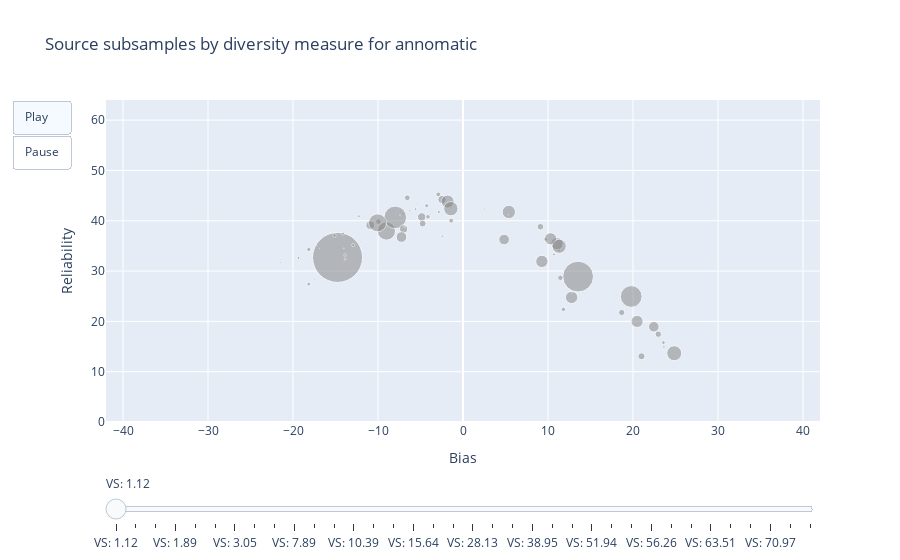
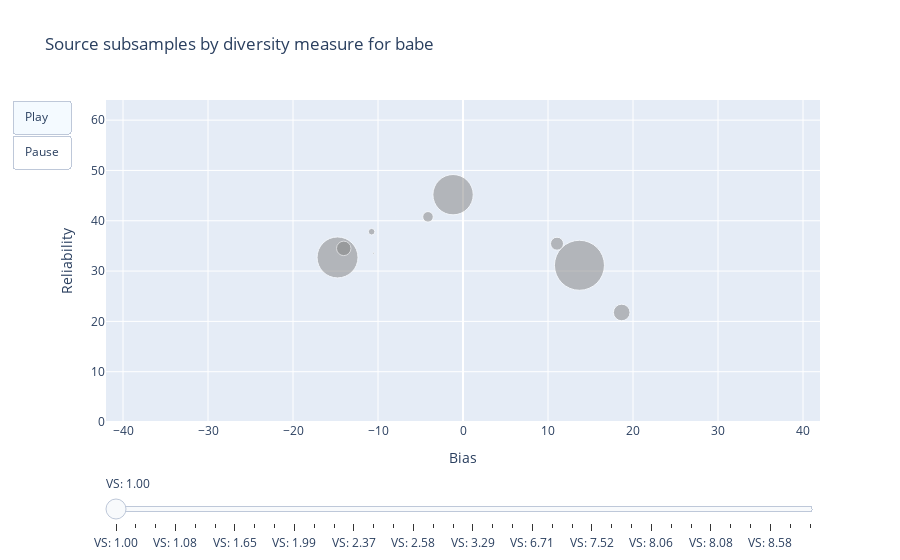
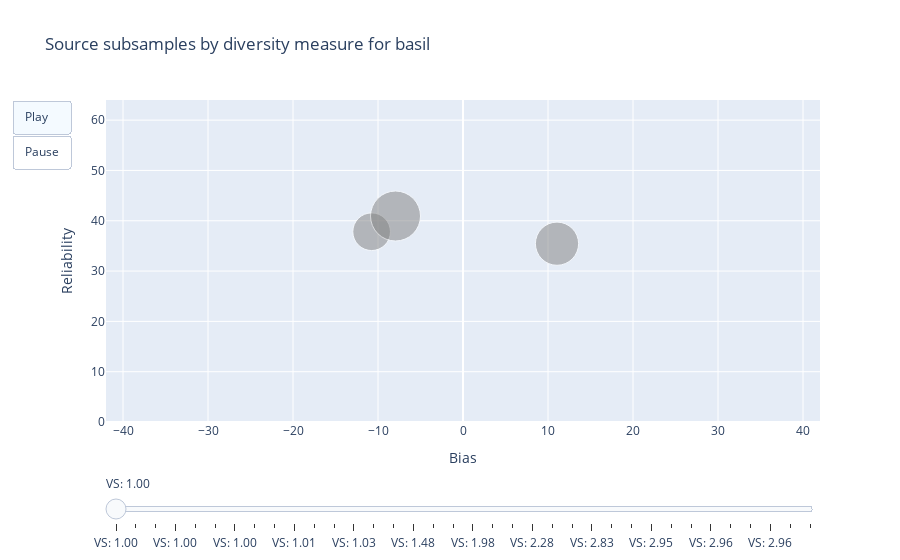

The notebook cell these images were saved under, in order:
### Code cell
datasets = {
    "annomatic": pd.read_parquet("data/enriched/annomatic_full.parquet"),
    "babe": pd.read_parquet("data/enriched/babe_full.parquet"),
    "basil": pd.read_parquet("data/enriched/basil_full.parquet")
}

for dataset_name, df in datasets.items():
    source_subsamples = load_subsamples(dataset_name, "source")  
    create_plot_for_dataset(dataset_name, df, source_subsamples)

### Figure 1 — Plotly figure (JSON) as saved in the notebook; plotly's stock layout.template omitted (floating-point values rounded to 4 significant figures)
{"data": [{"hoverinfo": "text", "hovertext": ["abc-news", "al-jazeera", "alternet", "american-greatness", "american-thinker", "atlanta-journal-constitution", "az-central", "baltimore-sun", "boing-boing", "boston-herald", "business-insider", "buzzfeed-news", "cbn", "cbs-news", "chicago-sun-times", "chicago-tribune", "christian-science-monitor", "christianity-today", "cnbc", "cnet", "cnn", "current-affairs", "daily-beast", "daily-kos", "deseret-news", "detroit-free-press", "detroit-news", "education-week", "esquire", "fair", "fiscal-times", "foreign-affairs", "fortune", "fox-business", "fox-news", "global-news", "heavy", "hotair", "huffpost", "independent-journal-review", "infowars", "jacobin", "jezebel", "judicial-watch", "just-the-news", "marketwatch", "mediaite", "military-times", "montana-free-press", "mother-jones", "msnbc", "national-catholic-register", "nature", "nbc-news", "new-republic", "new-york-daily-news", "new-york-magazine", "new-york-post", "newsbusters", "newsmax", "newsone", "nj.com", "nowthis-news", "npr", "occupy-democrats", "pbs-newshour", "pittsburgh-post-gazette", "politico", "poynter", "propublica", "quartz", "reason", "rt", "salon", "san-diego-union-tribune", "sfgate", "slate", "smerconish", "techcrunch", "teen-vogue", "the-advocate-–-baton-rouge", "the-american-conservative", "the-american-spectator", "the-atlantic", "the-christian-post", "the-conversation", "the-dispatch", "the-economist", "the-federalist", "the-gateway-pundit", "the-guardian", "the-independent", "the-intercept", "the-nation", "the-new-yorker", "the-rachel-maddow-show", "the-root", "the-verge", "the-young-turks", "time-magazine", "townhall", "truthout", "usa-today", "vanity-fair", "variety", "vice", "vogue", "voice-of-america", "vox", "washington-blade", "washington-examiner", "washington-free-beacon", "washington-monthly", "washington-post", "washington-times", "wired", "wnd", "zerohedge"], "marker": {"color": "gray", "opacity": 0.5, "size": [4.774, 2.677, 50, 10.53, 15.05, 0.5161, 1.839, 1.645, 0.3387, 3.887, 0.6935, 0.1452, 1.5, 3.113, 0.371, 0.09677, 8.323, 13.27, 13.03, 4.952, 1.935, 4.161, 0.3226, 2.242, 2.048, 1.887, 1.597, 0.09677, 3.806, 2.968, 1.645, 5.742, 2.484, 6.581, 12.24, 0.5323, 0.4516, 12.4, 1.548, 2.065, 3.661, 1.71, 0.3226, 0.5968, 2.968, 1.194, 0.371, 0.5806, 0.1935, 3.419, 1.081, 4.355, 0.03226, 1.452, 0.7258, 1.113, 5.661, 12.32, 12.11, 30.79, 0.4516, 0.5161, 0.4516, 3.903, 0.6935, 0.7581, 0.08065, 2.726, 2.242, 0.7903, 1, 10.6, 5.371, 2.113, 1.823, 0.2742, 3, 0.1452, 0.1129, 1.839, 0.5645, 1.823, 6.435, 18.24, 12.21, 8.387, 0.6452, 14.32, 6.177, 2.79, 22.61, 8.113, 3.016, 0.9516, 2.839, 0.2742, 0.3387, 6.806, 0.6935, 0.7903, 21.71, 0.6613, 4.532, 2.532, 2, 0.2581, 8.79, 0.01613, 18, 0.8548, 2.823, 1.919, 1.855, 1.677, 14.18, 10.69, 7.065, 1]}, "mode": "markers", "name": "Whole Dataset", "type": "scatter", "x": [-2.91, -7.05, -14.76, 22.45, 24.85, -3.84, -7, -4.13, -14.43, 9.68, -4.19, -5.98, 15.24, -2.84, -4.35, -4.24, -2.47, 5.39, -1.81, -1.39, -6.28, -18.14, -10.51, -17.51, 2.55, -5.43, -2.2, -3.02, -18.14, -19.36, -4.18, -6.55, -2.44, 9.11, 11.06, -4.26, -2.71, 12.78, -10.75, 12.82, 23.58, -21.47, -18.18, 23.27, 10.7, -3.88, -8.64, -0.19, -3.8, -15.12, -14.03, 11.81, -1.48, -5.79, -17.18, -8.12, -9.95, 9.28, 20.48, 13.54, -17.17, -2.88, -7.95, -4.27, -21.06, -9.07, -0.45, -5.58, -7.32, -6.77, -4.77, 4.84, 11.46, -13.86, -1.76, -1.26, -12.93, 1.61, -0.4, -15.5, -4, 14.44, 22.97, -9.01, 10.31, -4.86, 5.33, -1.43, 18.67, 23.64, -7.97, -6.99, -14.1, -19.23, -12.25, -17.67, -18.51, -4.75, -24.96, -7.42, 19.79, -16.87, -4.12, -13.87, -3.85, -9.39, -10.91, -3.24, -10.05, -7.49, 11.3, 14.45, -12.08, -6.85, 11.31, -7.24, 21, 16.08], "y": [45.25, 41.34, 32.71, 18.93, 13.67, 44.83, 42.22, 44.41, 19.23, 36.31, 40.58, 39.98, 34.17, 41.76, 45.44, 44.67, 44.22, 41.75, 43.82, 40.02, 42.06, 34.3, 33.54, 28.4, 42.29, 43.46, 45.92, 43.11, 27.41, 32.6, 43.33, 44.56, 36.93, 38.81, 35.44, 44.54, 43.64, 24.77, 37.82, 25.81, 15.78, 31.69, 29.2, 23.64, 33.31, 40.93, 37.25, 46.49, 46.33, 37.08, 34.51, 22.39, 46.33, 43.21, 29.53, 40.47, 39.84, 31.92, 19.99, 28.9, 35.06, 43.92, 41.47, 42.99, 25.3, 43.07, 47.59, 42.32, 41.75, 47.17, 43.87, 36.26, 28.66, 32.38, 45.68, 43.52, 35.17, 35.9, 45.28, 37.79, 45.85, 31.63, 17.46, 37.96, 36.41, 40.75, 41.19, 42.4, 21.77, 14.91, 40.67, 38.37, 37.46, 31.32, 40.91, 36.71, 26.43, 39.43, 25.16, 41.12, 24.95, 34.51, 40.78, 33.19, 41.29, 38.96, 39.13, 46.29, 39.59, 42.71, 34.07, 23.47, 35.78, 38.8, 34.92, 36.77, 13.06, 20.78]}], "layout": {"sliders": [{"active": 0, "pad": {"t": 50}, "steps": [{"args": [["alpha_0_001_idx_1"], {"frame": {"duration": 500, "redraw": true}, "mode": "immediate"}], "label": "VS: 1.12", "method": "animate"}, {"args": [["alpha_0_001_idx_3"], {"frame": {"duration": 500, "redraw": true}, "mode": "immediate"}], "label": "VS: 1.18", "method": "animate"}, {"args": [["alpha_0_001_idx_2"], {"frame": {"duration": 500, "redraw": true}, "mode": "immediate"}], "label": "VS: 1.18", "method": "animate"}, {"args": [["alpha_0_005_idx_1"], {"frame": {"duration": 500, "redraw": true}, "mode": "immediate"}], "label": "VS: 1.89", "method": "animate"}, {"args": [["alpha_0_005_idx_2"], {"frame": {"duration": 500, "redraw": true}, "mode": "immediate"}], "label": "VS: 2.04", "method": "animate"}, {"args": [["alpha_0_01_idx_3"], {"frame": {"duration": 500, "redraw": true}, "mode": "immediate"}], "label": "VS: 3.00", "method": "animate"}, {"args": [["alpha_0_005_idx_3"], {"frame": {"duration": 500, "redraw": true}, "mode": "immediate"}], "label": "VS: 3.05", "method": "animate"}, {"args": [["alpha_0_01_idx_1"], {"frame": {"duration": 500, "redraw": true}, "mode": "immediate"}], "label": "VS: 3.72", "method": "animate"}, {"args": [["alpha_0_01_idx_2"], {"frame": {"duration": 500, "redraw": true}, "mode": "immediate"}], "label": "VS: 4.90", "method": "animate"}, {"args": [["alpha_0_08_idx_1"], {"frame": {"duration": 500, "redraw": true}, "mode": "immediate"}], "label": "VS: 7.89", "method": "animate"}, {"args": [["alpha_0_05_idx_1"], {"frame": {"duration": 500, "redraw": true}, "mode": "immediate"}], "label": "VS: 9.54", "method": "animate"}, {"args": [["alpha_0_05_idx_2"], {"frame": {"duration": 500, "redraw": true}, "mode": "immediate"}], "label": "VS: 9.66", "method": "animate"}, {"args": [["alpha_0_05_idx_3"], {"frame": {"duration": 500, "redraw": true}, "mode": "immediate"}], "label": "VS: 10.39", "method": "animate"}, {"args": [["alpha_0_08_idx_3"], {"frame": {"duration": 500, "redraw": true}, "mode": "immediate"}], "label": "VS: 12.79", "method": "animate"}, {"args": [["alpha_0_1_idx_3"], {"frame": {"duration": 500, "redraw": true}, "mode": "immediate"}], "label": "VS: 15.42", "method": "animate"}, {"args": [["alpha_0_1_idx_1"], {"frame": {"duration": 500, "redraw": true}, "mode": "immediate"}], "label": "VS: 15.64", "method": "animate"}, {"args": [["alpha_0_1_idx_2"], {"frame": {"duration": 500, "redraw": true}, "mode": "immediate"}], "label": "VS: 18.00", "method": "animate"}, {"args": [["alpha_0_08_idx_2"], {"frame": {"duration": 500, "redraw": true}, "mode": "immediate"}], "label": "VS: 18.11", "method": "animate"}, {"args": [["alpha_0_5_idx_2"], {"frame": {"duration": 500, "redraw": true}, "mode": "immediate"}], "label": "VS: 28.13", "method": "animate"}, {"args": [["alpha_0_5_idx_3"], {"frame": {"duration": 500, "redraw": true}, "mode": "immediate"}], "label": "VS: 32.69", "method": "animate"}, {"args": [["alpha_0_5_idx_1"], {"frame": {"duration": 500, "redraw": true}, "mode": "immediate"}], "label": "VS: 33.09", "method": "animate"}, {"args": [["alpha_1_idx_3"], {"frame": {"duration": 500, "redraw": true}, "mode": "immediate"}], "label": "VS: 38.95", "method": "animate"}, {"args": [["alpha_1_idx_2"], {"frame": {"duration": 500, "redraw": true}, "mode": "immediate"}], "label": "VS: 40.64", "method": "animate"}, {"args": [["alpha_1_idx_1"], {"frame": {"duration": 500, "redraw": true}, "mode": "immediate"}], "label": "VS: 42.22", "method": "animate"}, {"args": [["alpha_10_idx_1"], {"frame": {"duration": 500, "redraw": true}, "mode": "immediate"}], "label": "VS: 51.94", "method": "animate"}, {"args": [["alpha_10_idx_3"], {"frame": {"duration": 500, "redraw": true}, "mode": "immediate"}], "label": "VS: 53.64", "method": "animate"}, {"args": [["alpha_10_idx_2"], {"frame": {"duration": 500, "redraw": true}, "mode": "immediate"}], "label": "VS: 54.16", "method": "animate"}, {"args": [["alpha_100_idx_1"], {"frame": {"duration": 500, "redraw": true}, "mode": "immediate"}], "label": "VS: 56.26", "method": "animate"}, {"args": [["alpha_100_idx_3"], {"frame": {"duration": 500, "redraw": true}, "mode": "immediate"}], "label": "VS: 57.91", "method": "animate"}, {"args": [["alpha_100_idx_2"], {"frame": {"duration": 500, "redraw": true}, "mode": "immediate"}], "label": "VS: 58.32", "method": "animate"}, {"args": [["alpha_1000_idx_2"], {"frame": {"duration": 500, "redraw": true}, "mode": "immediate"}], "label": "VS: 63.51", "method": "animate"}, {"args": [["alpha_1000_idx_3"], {"frame": {"duration": 500, "redraw": true}, "mode": "immediate"}], "label": "VS: 63.91", "method": "animate"}, {"args": [["alpha_1000_idx_1"], {"frame": {"duration": 500, "redraw": true}, "mode": "immediate"}], "label": "VS: 64.27", "method": "animate"}, {"args": [["alpha_inf_idx_1"], {"frame": {"duration": 500, "redraw": true}, "mode": "immediate"}], "label": "VS: 70.97", "method": "animate"}, {"args": [["alpha_inf_idx_2"], {"frame": {"duration": 500, "redraw": true}, "mode": "immediate"}], "label": "VS: 70.97", "method": "animate"}, {"args": [["alpha_inf_idx_3"], {"frame": {"duration": 500, "redraw": true}, "mode": "immediate"}], "label": "VS: 70.97", "method": "animate"}]}], "title": {"text": "Source subsamples by diversity measure for annomatic"}, "updatemenus": [{"buttons": [{"args": [null, {"frame": {"duration": 500, "redraw": true}, "fromcurrent": true}], "label": "Play", "method": "animate"}, {"args": [[null], {"frame": {"duration": 0, "redraw": false}, "mode": "immediate"}], "label": "Pause", "method": "animate"}], "showactive": true, "type": "buttons"}], "xaxis": {"range": [-42, 42], "title": {"text": "Bias"}}, "yaxis": {"range": [0, 64], "title": {"text": "Reliability"}}}}

### Figure 2 — Plotly figure (JSON) as saved in the notebook; plotly's stock layout.template omitted (floating-point values rounded to 4 significant figures)
{"data": [{"hoverinfo": "text", "hovertext": ["alternet", "breitbart", "daily-beast", "fox-news", "huffpost", "msnbc", "reuters", "the-federalist", "the-new-york-times", "usa-today"], "marker": {"color": "gray", "opacity": 0.5, "size": [40.99, 50, 1.856, 12.99, 6.575, 14.48, 40.35, 16.65, 0.05302, 10.55]}, "mode": "markers", "name": "Whole Dataset", "type": "scatter", "x": [-14.76, 13.7, -10.51, 11.06, -10.75, -14.03, -1.17, 18.67, -7.94, -4.12], "y": [32.71, 31.15, 33.54, 35.44, 37.82, 34.51, 45.18, 21.77, 40.94, 40.78]}], "layout": {"sliders": [{"active": 0, "pad": {"t": 50}, "steps": [{"args": [["alpha_0_001_idx_3"], {"frame": {"duration": 500, "redraw": true}, "mode": "immediate"}], "label": "VS: 1.00", "method": "animate"}, {"args": [["alpha_0_005_idx_3"], {"frame": {"duration": 500, "redraw": true}, "mode": "immediate"}], "label": "VS: 1.01", "method": "animate"}, {"args": [["alpha_0_01_idx_1"], {"frame": {"duration": 500, "redraw": true}, "mode": "immediate"}], "label": "VS: 1.01", "method": "animate"}, {"args": [["alpha_0_005_idx_1"], {"frame": {"duration": 500, "redraw": true}, "mode": "immediate"}], "label": "VS: 1.08", "method": "animate"}, {"args": [["alpha_0_1_idx_3"], {"frame": {"duration": 500, "redraw": true}, "mode": "immediate"}], "label": "VS: 1.22", "method": "animate"}, {"args": [["alpha_0_05_idx_1"], {"frame": {"duration": 500, "redraw": true}, "mode": "immediate"}], "label": "VS: 1.42", "method": "animate"}, {"args": [["alpha_0_01_idx_3"], {"frame": {"duration": 500, "redraw": true}, "mode": "immediate"}], "label": "VS: 1.65", "method": "animate"}, {"args": [["alpha_0_001_idx_2"], {"frame": {"duration": 500, "redraw": true}, "mode": "immediate"}], "label": "VS: 1.88", "method": "animate"}, {"args": [["alpha_0_001_idx_1"], {"frame": {"duration": 500, "redraw": true}, "mode": "immediate"}], "label": "VS: 1.97", "method": "animate"}, {"args": [["alpha_0_005_idx_2"], {"frame": {"duration": 500, "redraw": true}, "mode": "immediate"}], "label": "VS: 1.99", "method": "animate"}, {"args": [["alpha_0_05_idx_3"], {"frame": {"duration": 500, "redraw": true}, "mode": "immediate"}], "label": "VS: 2.06", "method": "animate"}, {"args": [["alpha_0_08_idx_1"], {"frame": {"duration": 500, "redraw": true}, "mode": "immediate"}], "label": "VS: 2.14", "method": "animate"}, {"args": [["alpha_0_01_idx_2"], {"frame": {"duration": 500, "redraw": true}, "mode": "immediate"}], "label": "VS: 2.37", "method": "animate"}, {"args": [["alpha_0_05_idx_2"], {"frame": {"duration": 500, "redraw": true}, "mode": "immediate"}], "label": "VS: 2.42", "method": "animate"}, {"args": [["alpha_0_08_idx_3"], {"frame": {"duration": 500, "redraw": true}, "mode": "immediate"}], "label": "VS: 2.47", "method": "animate"}, {"args": [["alpha_0_08_idx_2"], {"frame": {"duration": 500, "redraw": true}, "mode": "immediate"}], "label": "VS: 2.58", "method": "animate"}, {"args": [["alpha_0_1_idx_2"], {"frame": {"duration": 500, "redraw": true}, "mode": "immediate"}], "label": "VS: 2.61", "method": "animate"}, {"args": [["alpha_0_5_idx_3"], {"frame": {"duration": 500, "redraw": true}, "mode": "immediate"}], "label": "VS: 3.27", "method": "animate"}, {"args": [["alpha_0_1_idx_1"], {"frame": {"duration": 500, "redraw": true}, "mode": "immediate"}], "label": "VS: 3.29", "method": "animate"}, {"args": [["alpha_0_5_idx_2"], {"frame": {"duration": 500, "redraw": true}, "mode": "immediate"}], "label": "VS: 4.23", "method": "animate"}, {"args": [["alpha_0_5_idx_1"], {"frame": {"duration": 500, "redraw": true}, "mode": "immediate"}], "label": "VS: 4.76", "method": "animate"}, {"args": [["alpha_1_idx_2"], {"frame": {"duration": 500, "redraw": true}, "mode": "immediate"}], "label": "VS: 6.71", "method": "animate"}, {"args": [["alpha_1_idx_3"], {"frame": {"duration": 500, "redraw": true}, "mode": "immediate"}], "label": "VS: 7.04", "method": "animate"}, {"args": [["alpha_1_idx_1"], {"frame": {"duration": 500, "redraw": true}, "mode": "immediate"}], "label": "VS: 7.06", "method": "animate"}, {"args": [["alpha_10_idx_1"], {"frame": {"duration": 500, "redraw": true}, "mode": "immediate"}], "label": "VS: 7.52", "method": "animate"}, {"args": [["alpha_10_idx_3"], {"frame": {"duration": 500, "redraw": true}, "mode": "immediate"}], "label": "VS: 7.68", "method": "animate"}, {"args": [["alpha_1000_idx_2"], {"frame": {"duration": 500, "redraw": true}, "mode": "immediate"}], "label": "VS: 8.04", "method": "animate"}, {"args": [["alpha_100_idx_2"], {"frame": {"duration": 500, "redraw": true}, "mode": "immediate"}], "label": "VS: 8.06", "method": "animate"}, {"args": [["alpha_1000_idx_3"], {"frame": {"duration": 500, "redraw": true}, "mode": "immediate"}], "label": "VS: 8.06", "method": "animate"}, {"args": [["alpha_100_idx_3"], {"frame": {"duration": 500, "redraw": true}, "mode": "immediate"}], "label": "VS: 8.08", "method": "animate"}, {"args": [["alpha_1000_idx_1"], {"frame": {"duration": 500, "redraw": true}, "mode": "immediate"}], "label": "VS: 8.08", "method": "animate"}, {"args": [["alpha_100_idx_1"], {"frame": {"duration": 500, "redraw": true}, "mode": "immediate"}], "label": "VS: 8.16", "method": "animate"}, {"args": [["alpha_10_idx_2"], {"frame": {"duration": 500, "redraw": true}, "mode": "immediate"}], "label": "VS: 8.41", "method": "animate"}, {"args": [["alpha_inf_idx_1"], {"frame": {"duration": 500, "redraw": true}, "mode": "immediate"}], "label": "VS: 8.58", "method": "animate"}, {"args": [["alpha_inf_idx_2"], {"frame": {"duration": 500, "redraw": true}, "mode": "immediate"}], "label": "VS: 8.58", "method": "animate"}, {"args": [["alpha_inf_idx_3"], {"frame": {"duration": 500, "redraw": true}, "mode": "immediate"}], "label": "VS: 8.58", "method": "animate"}]}], "title": {"text": "Source subsamples by diversity measure for babe"}, "updatemenus": [{"buttons": [{"args": [null, {"frame": {"duration": 500, "redraw": true}, "fromcurrent": true}], "label": "Play", "method": "animate"}, {"args": [[null], {"frame": {"duration": 0, "redraw": false}, "mode": "immediate"}], "label": "Pause", "method": "animate"}], "showactive": true, "type": "buttons"}], "xaxis": {"range": [-42, 42], "title": {"text": "Bias"}}, "yaxis": {"range": [0, 64], "title": {"text": "Reliability"}}}}

### Figure 3 — Plotly figure (JSON) as saved in the notebook; plotly's stock layout.template omitted (floating-point values rounded to 4 significant figures)
{"data": [{"hoverinfo": "text", "hovertext": ["fox-news", "huffpost", "the-new-york-times"], "marker": {"color": "gray", "opacity": 0.5, "size": [43.19, 37.66, 50]}, "mode": "markers", "name": "Whole Dataset", "type": "scatter", "x": [11.06, -10.75, -7.94], "y": [35.44, 37.82, 40.94]}], "layout": {"sliders": [{"active": 0, "pad": {"t": 50}, "steps": [{"args": [["alpha_0_001_idx_1"], {"frame": {"duration": 500, "redraw": true}, "mode": "immediate"}], "label": "VS: 1.00", "method": "animate"}, {"args": [["alpha_0_001_idx_2"], {"frame": {"duration": 500, "redraw": true}, "mode": "immediate"}], "label": "VS: 1.00", "method": "animate"}, {"args": [["alpha_0_001_idx_3"], {"frame": {"duration": 500, "redraw": true}, "mode": "immediate"}], "label": "VS: 1.00", "method": "animate"}, {"args": [["alpha_0_005_idx_1"], {"frame": {"duration": 500, "redraw": true}, "mode": "immediate"}], "label": "VS: 1.00", "method": "animate"}, {"args": [["alpha_0_005_idx_2"], {"frame": {"duration": 500, "redraw": true}, "mode": "immediate"}], "label": "VS: 1.00", "method": "animate"}, {"args": [["alpha_0_005_idx_3"], {"frame": {"duration": 500, "redraw": true}, "mode": "immediate"}], "label": "VS: 1.00", "method": "animate"}, {"args": [["alpha_0_01_idx_1"], {"frame": {"duration": 500, "redraw": true}, "mode": "immediate"}], "label": "VS: 1.00", "method": "animate"}, {"args": [["alpha_0_05_idx_2"], {"frame": {"duration": 500, "redraw": true}, "mode": "immediate"}], "label": "VS: 1.00", "method": "animate"}, {"args": [["alpha_0_08_idx_1"], {"frame": {"duration": 500, "redraw": true}, "mode": "immediate"}], "label": "VS: 1.00", "method": "animate"}, {"args": [["alpha_0_01_idx_2"], {"frame": {"duration": 500, "redraw": true}, "mode": "immediate"}], "label": "VS: 1.01", "method": "animate"}, {"args": [["alpha_0_01_idx_3"], {"frame": {"duration": 500, "redraw": true}, "mode": "immediate"}], "label": "VS: 1.01", "method": "animate"}, {"args": [["alpha_0_05_idx_1"], {"frame": {"duration": 500, "redraw": true}, "mode": "immediate"}], "label": "VS: 1.01", "method": "animate"}, {"args": [["alpha_0_1_idx_2"], {"frame": {"duration": 500, "redraw": true}, "mode": "immediate"}], "label": "VS: 1.03", "method": "animate"}, {"args": [["alpha_0_05_idx_3"], {"frame": {"duration": 500, "redraw": true}, "mode": "immediate"}], "label": "VS: 1.05", "method": "animate"}, {"args": [["alpha_0_08_idx_2"], {"frame": {"duration": 500, "redraw": true}, "mode": "immediate"}], "label": "VS: 1.17", "method": "animate"}, {"args": [["alpha_1_idx_2"], {"frame": {"duration": 500, "redraw": true}, "mode": "immediate"}], "label": "VS: 1.48", "method": "animate"}, {"args": [["alpha_0_1_idx_3"], {"frame": {"duration": 500, "redraw": true}, "mode": "immediate"}], "label": "VS: 1.91", "method": "animate"}, {"args": [["alpha_0_5_idx_1"], {"frame": {"duration": 500, "redraw": true}, "mode": "immediate"}], "label": "VS: 1.93", "method": "animate"}, {"args": [["alpha_0_1_idx_1"], {"frame": {"duration": 500, "redraw": true}, "mode": "immediate"}], "label": "VS: 1.98", "method": "animate"}, {"args": [["alpha_0_5_idx_3"], {"frame": {"duration": 500, "redraw": true}, "mode": "immediate"}], "label": "VS: 2.08", "method": "animate"}, {"args": [["alpha_0_5_idx_2"], {"frame": {"duration": 500, "redraw": true}, "mode": "immediate"}], "label": "VS: 2.09", "method": "animate"}, {"args": [["alpha_1_idx_3"], {"frame": {"duration": 500, "redraw": true}, "mode": "immediate"}], "label": "VS: 2.28", "method": "animate"}, {"args": [["alpha_1_idx_1"], {"frame": {"duration": 500, "redraw": true}, "mode": "immediate"}], "label": "VS: 2.31", "method": "animate"}, {"args": [["alpha_0_08_idx_3"], {"frame": {"duration": 500, "redraw": true}, "mode": "immediate"}], "label": "VS: 2.47", "method": "animate"}, {"args": [["alpha_10_idx_1"], {"frame": {"duration": 500, "redraw": true}, "mode": "immediate"}], "label": "VS: 2.83", "method": "animate"}, {"args": [["alpha_100_idx_3"], {"frame": {"duration": 500, "redraw": true}, "mode": "immediate"}], "label": "VS: 2.94", "method": "animate"}, {"args": [["alpha_100_idx_1"], {"frame": {"duration": 500, "redraw": true}, "mode": "immediate"}], "label": "VS: 2.94", "method": "animate"}, {"args": [["alpha_10_idx_2"], {"frame": {"duration": 500, "redraw": true}, "mode": "immediate"}], "label": "VS: 2.95", "method": "animate"}, {"args": [["alpha_10_idx_3"], {"frame": {"duration": 500, "redraw": true}, "mode": "immediate"}], "label": "VS: 2.95", "method": "animate"}, {"args": [["alpha_1000_idx_1"], {"frame": {"duration": 500, "redraw": true}, "mode": "immediate"}], "label": "VS: 2.96", "method": "animate"}, {"args": [["alpha_100_idx_2"], {"frame": {"duration": 500, "redraw": true}, "mode": "immediate"}], "label": "VS: 2.96", "method": "animate"}, {"args": [["alpha_1000_idx_2"], {"frame": {"duration": 500, "redraw": true}, "mode": "immediate"}], "label": "VS: 2.96", "method": "animate"}, {"args": [["alpha_1000_idx_3"], {"frame": {"duration": 500, "redraw": true}, "mode": "immediate"}], "label": "VS: 2.96", "method": "animate"}, {"args": [["alpha_inf_idx_1"], {"frame": {"duration": 500, "redraw": true}, "mode": "immediate"}], "label": "VS: 2.96", "method": "animate"}, {"args": [["alpha_inf_idx_2"], {"frame": {"duration": 500, "redraw": true}, "mode": "immediate"}], "label": "VS: 2.96", "method": "animate"}, {"args": [["alpha_inf_idx_3"], {"frame": {"duration": 500, "redraw": true}, "mode": "immediate"}], "label": "VS: 2.96", "method": "animate"}]}], "title": {"text": "Source subsamples by diversity measure for basil"}, "updatemenus": [{"buttons": [{"args": [null, {"frame": {"duration": 500, "redraw": true}, "fromcurrent": true}], "label": "Play", "method": "animate"}, {"args": [[null], {"frame": {"duration": 0, "redraw": false}, "mode": "immediate"}], "label": "Pause", "method": "animate"}], "showactive": true, "type": "buttons"}], "xaxis": {"range": [-42, 42], "title": {"text": "Bias"}}, "yaxis": {"range": [0, 64], "title": {"text": "Reliability"}}}}
